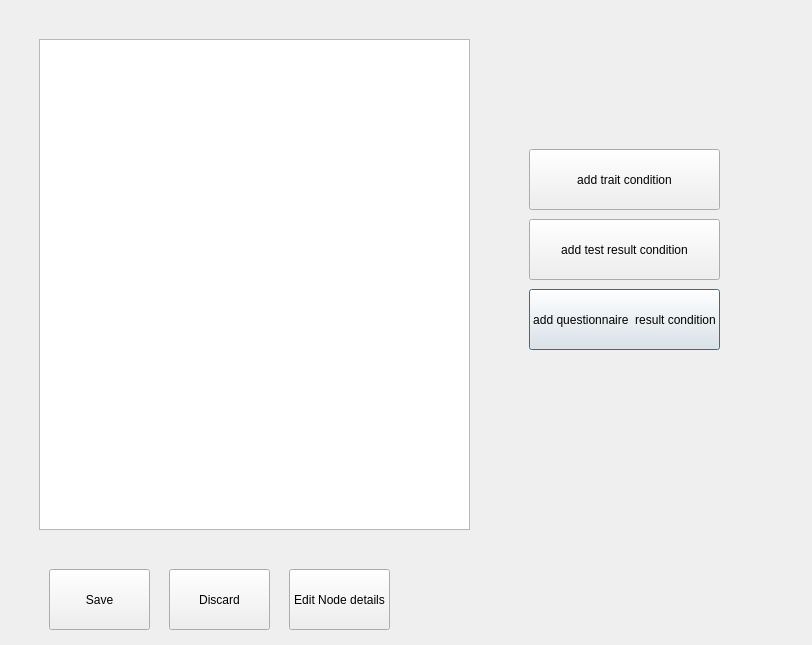
<?xml version="1.0" encoding="UTF-8"?>
<ui version="4.0">
 <class>Dialog</class>
 <widget class="QDialog" name="Dialog">
  <property name="geometry">
   <rect>
    <x>0</x>
    <y>0</y>
    <width>812</width>
    <height>645</height>
   </rect>
  </property>
  <property name="windowTitle">
   <string>Dialog</string>
  </property>
  <widget class="QWidget" name="widget" native="true">
   <property name="geometry">
    <rect>
     <x>9</x>
     <y>9</y>
     <width>791</width>
     <height>631</height>
    </rect>
   </property>
   <widget class="QPushButton" name="decision_addCond_questionnaire">
    <property name="geometry">
     <rect>
      <x>520</x>
      <y>280</y>
      <width>191</width>
      <height>61</height>
     </rect>
    </property>
    <property name="text">
     <string>add questionnaire  result condition</string>
    </property>
   </widget>
   <widget class="QPushButton" name="decision_addCond_test">
    <property name="geometry">
     <rect>
      <x>520</x>
      <y>210</y>
      <width>191</width>
      <height>61</height>
     </rect>
    </property>
    <property name="text">
     <string>add test result condition</string>
    </property>
   </widget>
   <widget class="QPushButton" name="decision_addCond_trait">
    <property name="geometry">
     <rect>
      <x>520</x>
      <y>140</y>
      <width>191</width>
      <height>61</height>
     </rect>
    </property>
    <property name="text">
     <string>add trait condition</string>
    </property>
   </widget>
   <widget class="QPushButton" name="decision_save">
    <property name="geometry">
     <rect>
      <x>40</x>
      <y>560</y>
      <width>101</width>
      <height>61</height>
     </rect>
    </property>
    <property name="text">
     <string>Save</string>
    </property>
   </widget>
   <widget class="QPushButton" name="decision_discard">
    <property name="geometry">
     <rect>
      <x>160</x>
      <y>560</y>
      <width>101</width>
      <height>61</height>
     </rect>
    </property>
    <property name="text">
     <string>Discard</string>
    </property>
   </widget>
   <widget class="QPushButton" name="decision_edit">
    <property name="geometry">
     <rect>
      <x>280</x>
      <y>560</y>
      <width>101</width>
      <height>61</height>
     </rect>
    </property>
    <property name="text">
     <string>Edit Node details</string>
    </property>
   </widget>
   <widget class="QListWidget" name="questions_list">
    <property name="geometry">
     <rect>
      <x>30</x>
      <y>30</y>
      <width>431</width>
      <height>491</height>
     </rect>
    </property>
   </widget>
  </widget>
 </widget>
 <resources/>
 <connections/>
</ui>
